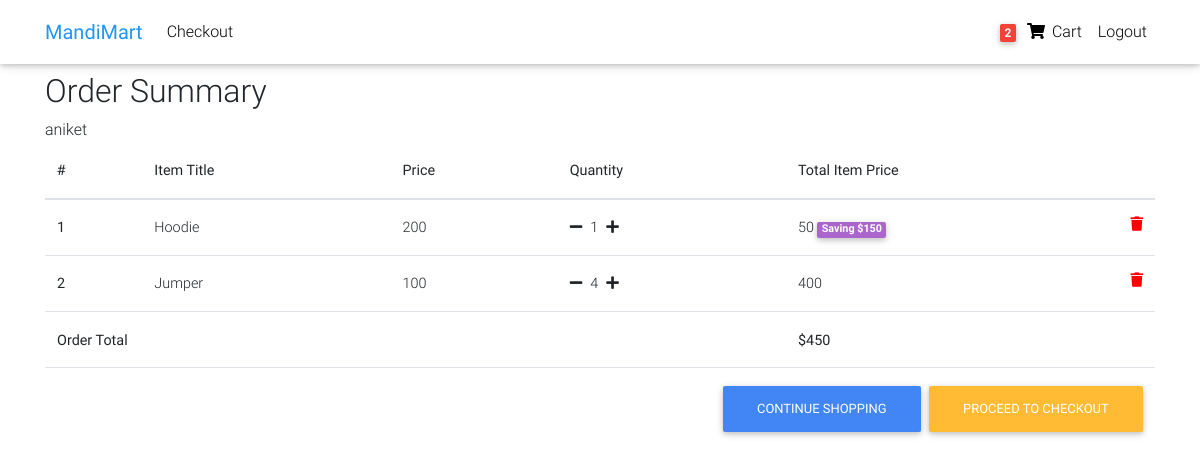
/order-summary/ (signed in), run on the app's committed database.
### core/models.py (models this page shows, shortened)
class Order(models.Model):
    user = models.ForeignKey(settings.AUTH_USER_MODEL,
                             on_delete=models.CASCADE)
    items = models.ManyToManyField(OrderItem)
    start_date = models.DateTimeField(auto_now_add=True)
    ordered_date = models.DateTimeField()
    ordered = models.BooleanField(default=False)
    address = models.ForeignKey('Address',on_delete=models.SET_NULL,blank=True,null=True)
    payment = models.ForeignKey('Payment',on_delete=models.SET_NULL,blank=True,null=True)
    def __str__(self):
        return self.user.username
    def get_total(self):
        total = 0
        for order_item in self.items.all():
            total += order_item.get_final_price()
        return total

class OrderItem(models.Model):
    user = models.ForeignKey(settings.AUTH_USER_MODEL,
                             on_delete=models.CASCADE, blank=True, null=True)
    ordered = models.BooleanField(default=False)
    item = models.ForeignKey(Item, on_delete=models.CASCADE)
    quantity = models.IntegerField(default=1)
    def get_total_item_price(self):
        return self.quantity*self.item.price
    def get_total_discount_item_price(self):
        return self.quantity*self.item.discount_price
    def get_amount_saved(self):
        return self.get_total_item_price() - self.get_total_discount_item_price()
    def get_final_price(self):
        if self.item.discount_price:
            return self.get_total_discount_item_price()
        return self.get_total_item_price()

class Item(models.Model):
    title = models.CharField(max_length=100)
    price = models.IntegerField()
    discount_price = models.IntegerField(blank=True, null=True)
    category = models.CharField(choices=CATEGORY_CHOICES, max_length=2)
    label = models.CharField(choices=LABEL_CHOICES, max_length=1)
    slug = models.SlugField()
    description = models.TextField(default="this is a test description")
    image = models.ImageField()

### core/views.py (the view)
# urls.py: path('order-summary/', views.OrderSummaryView.as_view(), name = 'order-summary'),
class OrderSummaryView(LoginRequiredMixin, View):
    def get(self, *args, **kwargs):
        try:
            order = Order.objects.get(user=self.request.user, ordered=False)
            context = {
                'object': order
            }
            return render(self.request, 'order_summary.html', context)
        except ObjectDoesNotExist:
            messages.error(self.request, "You do not have an active order")
            return redirect("/")

### core/templatetags/cart_template_tags.py (called while the page is built)
@register.filter
def cart_item_count(user):
    if user.is_authenticated:
        qs = Order.objects.filter(user=user,ordered=False)
        if qs.exists():
            return qs[0].items.count()
    return 0

### templates/order_summary.html (shortened to what this page needs)
{% extends "base.html" %} {% block content %}
<main>
  <div class="container">
    <h2>Order Summary</h2>
    {{object}}
    <div class="table-responsive">
      <table class="table">
        <thead>
          <tr>
            <th scope="col">#</th>
            <th scope="col">Item Title</th>
            <th scope="col">Price</th>
            <th scope="col">Quantity</th>
            <th scope="col">Total Item Price</th>
          </tr>
        </thead>
        <tbody>
          {% for order_item in object.items.all %}
          <tr>
            <th scope="row">{{forloop.counter}}</th>
            <td>{{ order_item.item.title }}</td>
            <td>{{ order_item.item.price }}</td>
            <td><a href="{% url 'core:remove-single-item-from-cart' order_item.item.slug %}"><i class="fas fa-minus mr-2"></i></a>{{ order_item.quantity }}<a href="{% url 'core:add-to-cart' order_item.item.slug %}"><i class="fas fa-plus ml-2"></i></a></td>
            <td>
              {% if order_item.item.discount_price%}
              {{order_item.get_total_discount_item_price}}
              <span class="badge badge-secondary"
                >Saving ${{ order_item.get_amount_saved }}</span
              >
              {% else %} {{order_item.get_total_item_price}} {% endif %}
              <a style="color:red" href="{% url 'core:remove-from-cart' order_item.item.slug %}"><i class="fas fa-trash float-right"></i></a>
            </td>
          </tr>
          {% endfor %}
          {% if object.get_total %}
          <tr>
            <td colspan="4"><b>Order Total</b></td>
            <td><b>${{ object.get_total }}</b></td>
          </tr>
          <tr>
            <td colspan="5">
                <a class="btn btn-warning float-right ml-2" href="/checkout/">Proceed to Checkout
                <a class="btn btn-primary float-right" href="/">Continue Shopping</td>
          </tr>
          {% endif %}
        </tbody>
      </table>
    </div>
  </div>
</main>
{% endblock content %}

### templates/navbar.html (shortened to what this page needs)
{% load cart_template_tags %}
<nav
  class="navbar fixed-top navbar-expand-lg navbar-light white scrolling-navbar"
>
  <div class="container">
    <a class="navbar-brand waves-effect" href="/">
      <strong class="blue-text">MandiMart</strong>
    </a>
    <div class="collapse navbar-collapse" id="navbarSupportedContent">
      <ul class="navbar-nav mr-auto">
        <li class="nav-item">
          <a class="nav-link waves-effect" href="/checkout"> Checkout</a>
        </li>
      </ul>
      <ul class="navbar-nav nav-flex-icons">
        {% if request.user.is_authenticated %}
        <li class="nav-item">
          <a
            href="{% url 'core:order-summary' %}"
            class="nav-link waves-effect"
          >
            <span class="badge red z-depth-1 mr-1">
              {{ request.user|cart_item_count }}
            </span>
            <i class="fas fa-shopping-cart"></i>
            <span class="clearfix d-none d-sm-inline-block"> Cart </span>
          </a>
        </li>
        <li class="nav-item">
          <a class="nav-link waves-effect" href="{% url 'account_logout' %}">
            <span class="clearfix d-none d-sm-inline-block"> Logout </span>
          </a>
        </li>
        {% endif %}
      </ul>
    </div>
  </div>
</nav>

### templates/base.html (style rules this page uses)
html, body, header, .carousel { height: 60vh; }

### data on the page
Order: user.username "aniket", get_total "450"
OrderItem: item "Hoodie", item.price "200", quantity "1", get_total_discount_item_price "50", get_amount_saved "150"
OrderItem: item "Jumper", item.price "100", quantity "4", get_total_item_price "400"

### other printed values
{{ request.user|cart_item_count }} "2"
